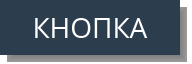
<?xml version="1.0" encoding="UTF-8"?>
<ui version="4.0">
 <class>wButtonStyled</class>
 <widget class="QWidget" name="wButtonStyled">
  <property name="geometry">
   <rect>
    <x>0</x>
    <y>0</y>
    <width>192</width>
    <height>64</height>
   </rect>
  </property>
  <property name="font">
   <font>
    <family>Open Sans</family>
   </font>
  </property>
  <property name="windowTitle">
   <string>Form</string>
  </property>
  <property name="styleSheet">
   <string notr="true">background-color: rgba(0, 0, 0, 0);</string>
  </property>
  <layout class="QVBoxLayout" name="verticalLayout">
   <property name="spacing">
    <number>0</number>
   </property>
   <property name="leftMargin">
    <number>0</number>
   </property>
   <property name="topMargin">
    <number>0</number>
   </property>
   <property name="rightMargin">
    <number>0</number>
   </property>
   <property name="bottomMargin">
    <number>0</number>
   </property>
   <item>
    <widget class="QFrame" name="frame">
     <property name="frameShape">
      <enum>QFrame::NoFrame</enum>
     </property>
     <property name="frameShadow">
      <enum>QFrame::Raised</enum>
     </property>
     <widget class="QWidget" name="shadow" native="true">
      <property name="geometry">
       <rect>
        <x>7</x>
        <y>7</y>
        <width>180</width>
        <height>55</height>
       </rect>
      </property>
      <property name="styleSheet">
       <string notr="true">background-color: rgba(0, 0, 0, 100);
border-right:15px solid qlineargradient(spread:pad, x1:0, y1:0, x2:1, y2:0, stop:0 rgba(0, 0, 0, 100), stop:1 rgba(0, 0, 0, 0));
border-bottom:15px solid qlineargradient(spread:pad, x1:0, y1:0, x2:0, y2:1, stop:0 rgba(0, 0, 0, 100), stop:1 rgba(0, 0, 0, 0));
border-left:15px solid qlineargradient(spread:pad, x1:1, y1:0, x2:0, y2:0, stop:0 rgba(0, 0, 0, 100), stop:1 rgba(0, 0, 0, 0));
border-top:15px solid qlineargradient(spread:pad, x1:0, y1:1, x2:0, y2:0, stop:0 rgba(0, 0, 0, 100), stop:1 rgba(0, 0, 0, 0));
background-clip:padding;</string>
      </property>
     </widget>
     <widget class="QPushButton" name="button">
      <property name="geometry">
       <rect>
        <x>0</x>
        <y>0</y>
        <width>180</width>
        <height>55</height>
       </rect>
      </property>
      <property name="sizePolicy">
       <sizepolicy hsizetype="Preferred" vsizetype="Preferred">
        <horstretch>0</horstretch>
        <verstretch>0</verstretch>
       </sizepolicy>
      </property>
      <property name="minimumSize">
       <size>
        <width>0</width>
        <height>0</height>
       </size>
      </property>
      <property name="font">
       <font>
        <family>Open Sans</family>
        <pointsize>21</pointsize>
       </font>
      </property>
      <property name="mouseTracking">
       <bool>false</bool>
      </property>
      <property name="styleSheet">
       <string notr="true">color: rgb(255, 255, 255);
background-color: #2c3d4d;
border: 0px solid rgba(255, 255, 255, 0);</string>
      </property>
      <property name="text">
       <string>КНОПКА</string>
      </property>
      <property name="autoDefault">
       <bool>false</bool>
      </property>
      <property name="default">
       <bool>false</bool>
      </property>
      <property name="flat">
       <bool>false</bool>
      </property>
     </widget>
    </widget>
   </item>
  </layout>
 </widget>
 <resources/>
 <connections/>
</ui>
